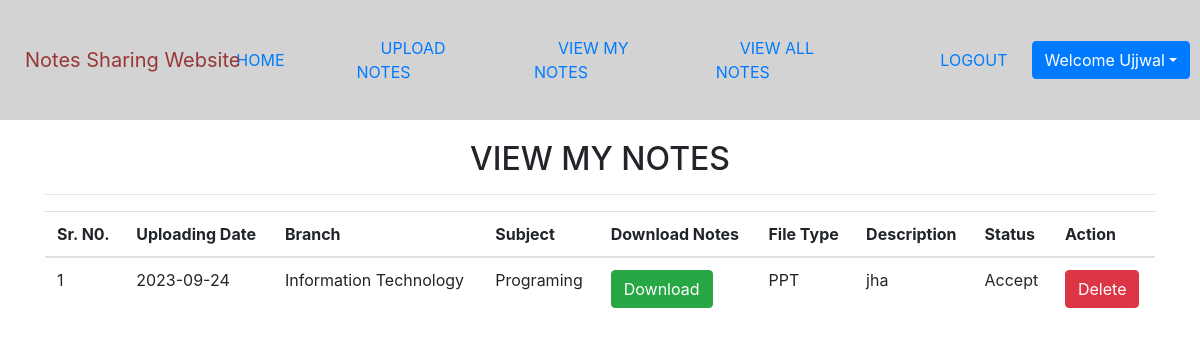
Page /view_mynotes (signed in) on the committed database.
### notes/models.py (models this page shows, shortened)
class Notes(models.Model):
    user = models.ForeignKey(User, on_delete=models.CASCADE)
    uploadingdate = models.CharField(max_length=30)
    branch = models.CharField(max_length=30)
    subject = models.CharField(max_length=30,)
    notesfile = models.FileField(null=True)
    filetype = models.CharField(max_length=30,)
    description = models.CharField(max_length=200, null=True)
    status=models.CharField(max_length=15,)

### notes/views.py (the view)
# urls.py: path('view_mynotes',view_mynotes,name='view_mynotes'),
def view_mynotes(request):
    if not request.user.is_authenticated:
        return redirect('login')
    user = User.objects.get(id=request.user.id)
    notes = Notes.objects.filter(user = user)
    d = {'notes':notes}
    return render(request,'view_mynotes.html',d)

### notes/templates/view_mynotes.html (shortened to what this page needs)
{% extends 'usernavigation.html' %}
{% load static %}
{% block body %}
<link rel="stylesheet" href="https://cdnjs.cloudflare.com/ajax/libs/twitter-bootstrap/4.5.2/css/bootstrap.css">
<link rel="stylesheet" href="https://cdn.datatables.net/1.10.24/css/dataTables.bootstrap4.min.css">
<div class="container mt-5">
    <h2 class="text-center">VIEW MY NOTES</h2>
    <HR>
    <table class="table table=bordered" id="example">
       <thead>
           <tr>
               <th>Sr. N0.</th>
               <th>Uploading Date</th>
               <th>Branch</th>
               <th>Subject</th>
               <th>Download Notes</th>
               <th>File Type</th>
               <th>Description</th>
               <th>Status</th>
               <th>Action</th>
           </tr>
           {% for i in notes %}
           <tr>
               <td>{{forloop.counter}}</td>
               <td>{{i.uploadingdate}}</td>
               <td>{{i.branch}}</td>
               <td>{{i.subject}}</td>
               <td><a href="{{i.notesfile.url}}" class="btn btn-success" download>Download</a></td>
               <td>{{i.filetype}}</td>
               <td>{{i.description}}</td>
               <td>{{i.status}}</td>
               <td><a href="{% url 'delete_mynotes' i.id %}" class = "btn btn-danger" onclick="return confirm('Are you sure?')">Delete</a></td>
           </tr>
           {% endfor %}
       </thead>
   </table>
</div>
{% endblock %}

### notes/templates/usernavigation.html (shortened to what this page needs)
<html lang="en">
<head>
    {% load static %}
    <link rel="stylesheet" href="https://maxcdn.bootstrapcdn.com/bootstrap/4.3.1/css/bootstrap.min.css">
    <link rel="stylesheet" href="https://use.fontawesome.com/releases/v5.6.3/css/all.css">
    <link rel="stylesheet" href="{% static 'css/mystyle.css' %}">
</head>
<body>
    <div class="fluids">
        <div class="rows"  style="background-color: lightgrey; padding: 10px;">
            <div class="col-1">
                <a class="navbar-brand" href="{% url 'profile' %}">Notes Sharing Website</a>
            </div>
            <div class="mylist" >
                <ul class="nv">
                  <li class="btn-link nvi">
                    <a class="btn-link" href="{% url 'profile' %}">HOME</a>
                </li>
                <li class="btn-link nvi">
                  <a class="btn-link" href="{% url 'upload_notes' %}">UPLOAD NOTES</a>
                </li>
                <li class="btn-link nvi">
                  <a class="btn-link" href="{% url 'view_mynotes' %}">VIEW MY NOTES</a>
                </li>
                <li class="btn-link nvi">
                  <a class="btn-link" href="{% url 'viewallnotes' %}">VIEW ALL NOTES</a>
                </li>
                </ul>
            </div>
            <div class="nv">
            <li class="navbar-item">
              <a class="btn-link" href="{% url 'logout' %}">LOGOUT</a>
            </li>
            <div class="btn-group">
              <button type="button" class="btn btn-primary dropdown-toggle" data-toggle="dropdown">Welcome {{request.user.first_name}}</button>
          </div>
        </div>
        </div>
    </div>
</body>
</html>
{% block body %}
{% endblock %}

### notes/templates/usernavigation.html (style rules this page uses)
.nv { margin-left: 40px; }
.btn-link { padding: 10px 24px; }
.fluids { position: fixed; top: 0; bottom: 0; right: 0; left: 0; box-shadow:0px 0px 8px 0px rgba(98, 127, 172, 0.20); }
.navbar-brand { color: #983737; }
.mylist { margin-top: 16px; }
.rows { display: flex; align-items: center; justify-content: space-between; }
.nv { display: flex; align-items: center; flex-direction: row; justify-content: space-between; list-style-type: none }

### notes/templates/view_mynotes.html (style rules this page uses)
.container { margin-top: 140px!important; }

### rows in the picture
Notes: uploadingdate "2023-09-24", branch "Information Technology", subject "Programing", filetype "PPT", description "jha", status "Accept"

### other values in the picture
{{ request.user.first_name }} "Ujjwal"
